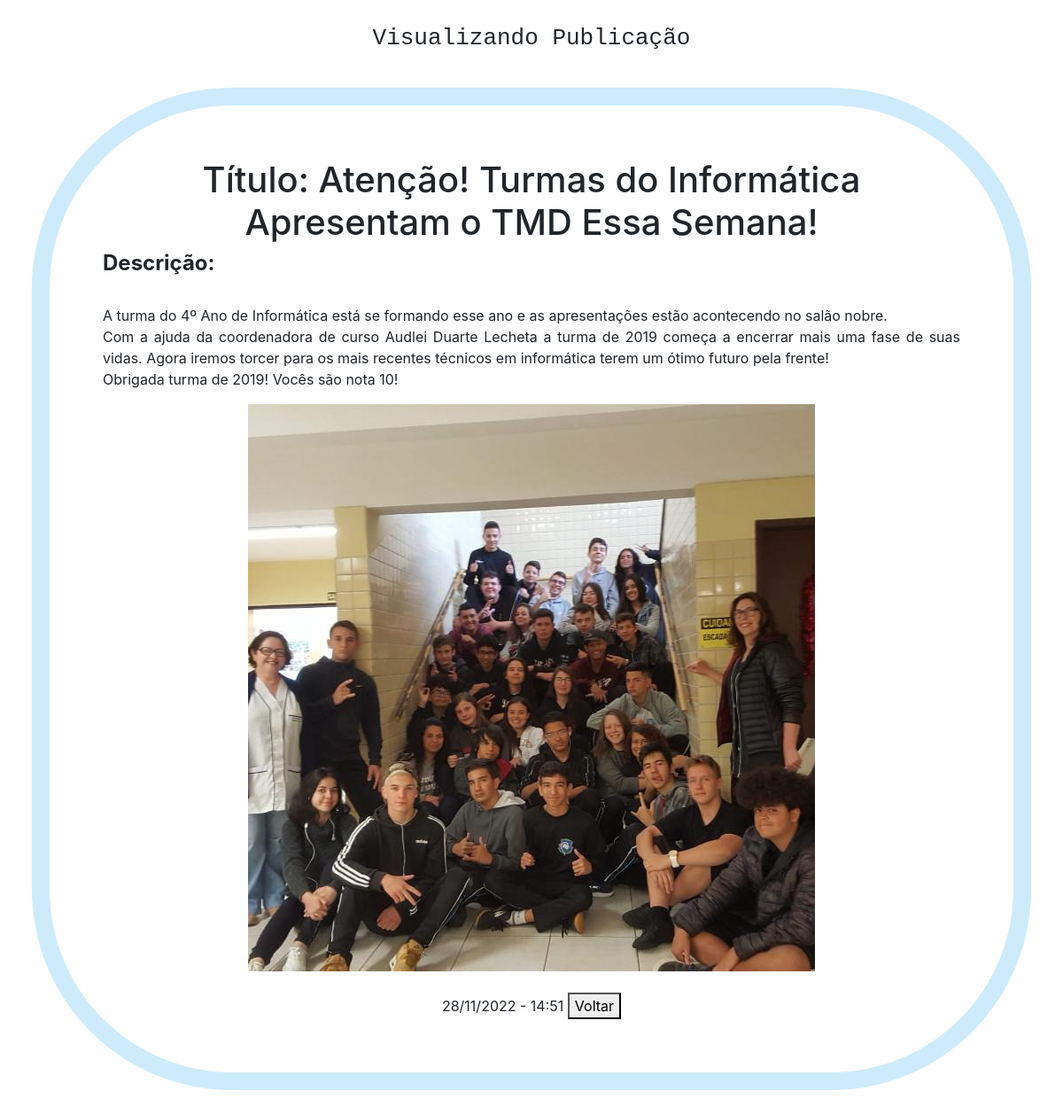
Page /vizualizar_publicacao.php?cod=29 on the committed database.
### tables this page shows
CREATE TABLE `publicacao` (
  `cod` int(11) NOT NULL,
  `titulo` varchar(500) NOT NULL,
  `descricao` varchar(10000) NOT NULL,
  `imagem` varchar(200) NOT NULL,
  `data` varchar(100) NOT NULL,
  `hora` varchar(100) NOT NULL,
  `usuario_cod` int(11) NOT NULL,
  `pagina` int(11) NOT NULL
);

### vizualizar_publicacao.php (the view, shortened to what this page needs)
<?php
    include("bd/conexao.php");
?>
<!DOCTYPE html>
<html lang="pt-br">
<head>
    <link rel = "stylesheet" href = "css/vizupub.css">
    <link rel="stylesheet" href="https://cdn.jsdelivr.net/npm/bootstrap@4.0.0/dist/css/bootstrap.min.css"
>
</head>
<body>
  <div class = "titulo">
  Visualizando Publicação
</div>
    <?php
        $cod = $_GET['cod'];
        $query = $conexao->prepare("SELECT * FROM publicacao WHERE cod = ?");
        $query->bind_param('s', $cod);
        $query->execute();
        $get = $query->get_result();
        $publicacao = $get->fetch_assoc();
    ?>
    <div class = "corpo">
        <h1>Título: <?php echo $publicacao['titulo'];?></h1><div class = "desc">
       <h4><b> Descrição: </b></h4> <BR> <P>
        <?php echo $publicacao['descricao'] . "<br>";?> </div> </p>
        <?php if  ((isset($publicacao['imagem'])) &&  (!empty($publicacao['imagem']))){ ?>
            <img src="pedro_macedo/<?php echo $publicacao['imagem'];?>"/><?php }?><br>
         <br>
        <?php
    	echo  $publicacao['data'] . " - " ;
      echo  $publicacao['hora'];
        ?>
       <button onclick ="history.go(-1);">
       Voltar
      </button>
        </div>
</body>
</html>

### css/vizupub.css (style rules this page uses)
.titulo { text-align: center; font-size: xx-large; font-family: monospace; margin: 2%; }
.corpo { position: relative; text-align: center; margin: 3%; border: 20px solid #ceebfb; border-radius: 20%; height: 70%; padding: 5%; }
.desc { text-align: justify; }

### rows in the picture
publicacao: titulo "Atenção! Turmas do Informática Apresentam o TMD Essa Semana!", descricao "A turma do 4º Ano de Informática está se formando esse ano e as apresentações estão acontecendo no salão nobre. Com a ajuda da coordenadora de curso Audlei Duarte Lecheta a turma de 2019 começa a encerrar mais uma fase de suas vidas. Agora iremos torcer para os mais recentes técnicos em informática terem um ótimo futuro pela frente! Obrigada turma de 2019! Vocês são nota 10!", imagem (picture), data "28/11/2022", hora "14:51"
